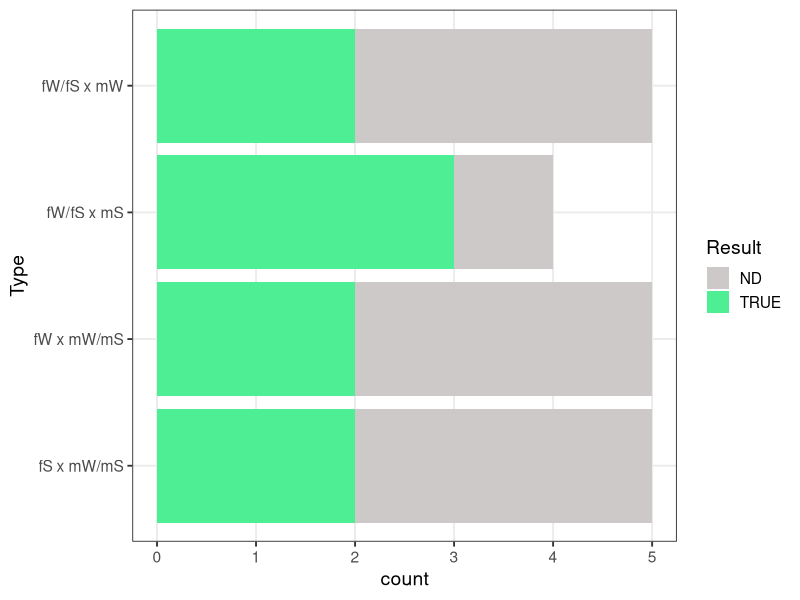
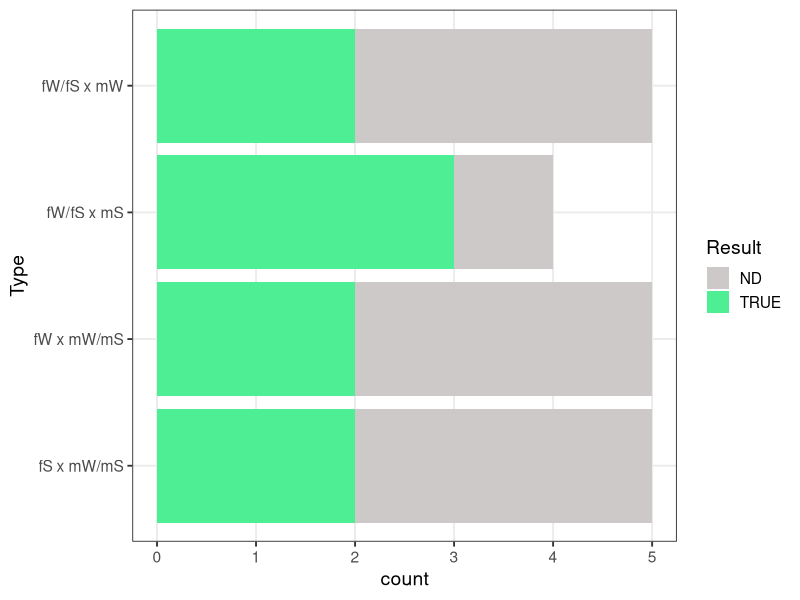

These figures' R source, in order:
library(openxlsx)
library(ggplot2)

mate.choice.tbl <- read.xlsx("crossing Evi.xlsx")

mate.choice.tbl$Result <- factor(mate.choice.tbl$Result, levels = c("ND", "TRUE"))

ggplot(mate.choice.tbl) + geom_bar(aes(x = Type, fill = Result), position = "stack") + 
  coord_flip() + 
  scale_fill_manual(values = c("#CDC9C9", "#4EEE94")) +
  theme_bw(base_size = 14) + theme(panel.grid.minor.x = element_blank())
#ggsave("mate_choice_draft.png")
ggsave("mate_choice_draft.svg")
